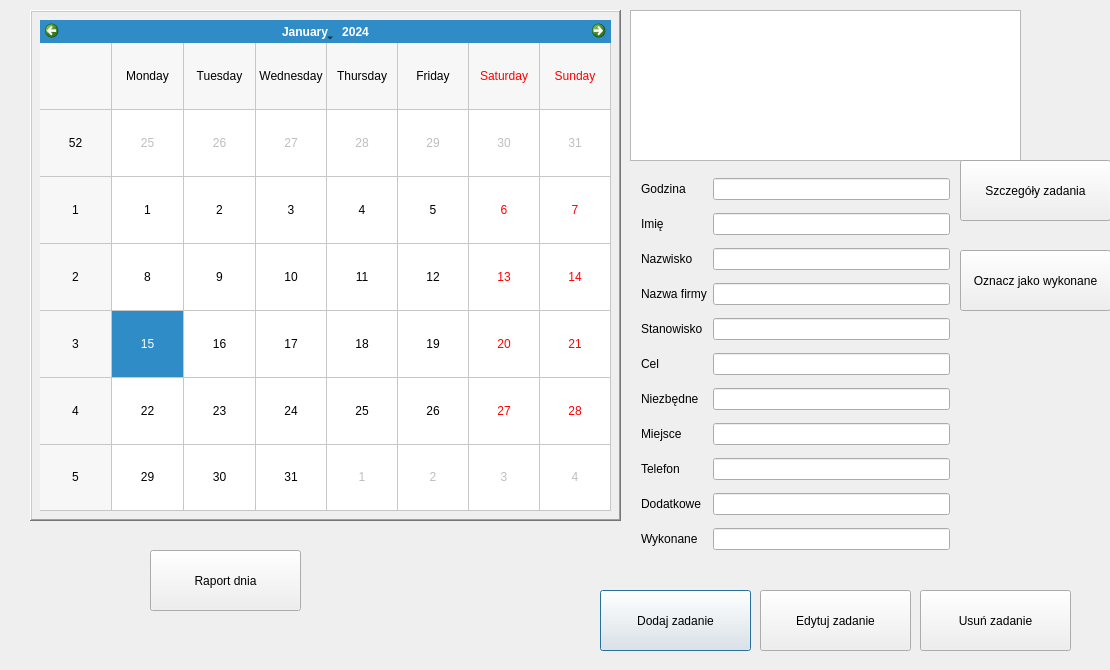
<?xml version="1.0" encoding="UTF-8"?>
<ui version="4.0">
 <class>kalendarz</class>
 <widget class="QDialog" name="kalendarz">
  <property name="windowModality">
   <enum>Qt::NonModal</enum>
  </property>
  <property name="geometry">
   <rect>
    <x>0</x>
    <y>0</y>
    <width>1110</width>
    <height>670</height>
   </rect>
  </property>
  <property name="windowTitle">
   <string>kalendarz</string>
  </property>
  <property name="modal">
   <bool>true</bool>
  </property>
  <widget class="QFrame" name="frame">
   <property name="geometry">
    <rect>
     <x>30</x>
     <y>10</y>
     <width>591</width>
     <height>511</height>
    </rect>
   </property>
   <property name="frameShape">
    <enum>QFrame::WinPanel</enum>
   </property>
   <property name="frameShadow">
    <enum>QFrame::Raised</enum>
   </property>
   <property name="lineWidth">
    <number>1</number>
   </property>
   <widget class="QCalendarWidget" name="calendarWidget">
    <property name="geometry">
     <rect>
      <x>10</x>
      <y>10</y>
      <width>571</width>
      <height>491</height>
     </rect>
    </property>
    <property name="gridVisible">
     <bool>true</bool>
    </property>
    <property name="horizontalHeaderFormat">
     <enum>QCalendarWidget::LongDayNames</enum>
    </property>
    <property name="navigationBarVisible">
     <bool>true</bool>
    </property>
   </widget>
  </widget>
  <widget class="QListWidget" name="listWidget">
   <property name="geometry">
    <rect>
     <x>630</x>
     <y>10</y>
     <width>391</width>
     <height>151</height>
    </rect>
   </property>
  </widget>
  <widget class="QPushButton" name="pushButton">
   <property name="geometry">
    <rect>
     <x>600</x>
     <y>590</y>
     <width>151</width>
     <height>61</height>
    </rect>
   </property>
   <property name="text">
    <string>Dodaj zadanie</string>
   </property>
  </widget>
  <widget class="QPushButton" name="pushButton_2">
   <property name="geometry">
    <rect>
     <x>920</x>
     <y>590</y>
     <width>151</width>
     <height>61</height>
    </rect>
   </property>
   <property name="text">
    <string>Usuń zadanie</string>
   </property>
  </widget>
  <widget class="QPushButton" name="pushButton_3">
   <property name="geometry">
    <rect>
     <x>760</x>
     <y>590</y>
     <width>151</width>
     <height>61</height>
    </rect>
   </property>
   <property name="text">
    <string>Edytuj zadanie</string>
   </property>
  </widget>
  <widget class="QWidget" name="gridLayoutWidget">
   <property name="geometry">
    <rect>
     <x>630</x>
     <y>160</y>
     <width>331</width>
     <height>410</height>
    </rect>
   </property>
   <layout class="QGridLayout" name="gridLayout_2">
    <item row="10" column="1">
     <widget class="QLineEdit" name="lineEdit_21">
      <property name="text">
       <string/>
      </property>
     </widget>
    </item>
    <item row="7" column="0">
     <widget class="QLabel" name="label_16">
      <property name="text">
       <string>Miejsce</string>
      </property>
     </widget>
    </item>
    <item row="0" column="0">
     <widget class="QLabel" name="label_19">
      <property name="text">
       <string>Godzina</string>
      </property>
     </widget>
    </item>
    <item row="5" column="0">
     <widget class="QLabel" name="label_14">
      <property name="text">
       <string>Cel</string>
      </property>
     </widget>
    </item>
    <item row="5" column="1">
     <widget class="QLineEdit" name="lineEdit_14">
      <property name="text">
       <string/>
      </property>
     </widget>
    </item>
    <item row="8" column="0">
     <widget class="QLabel" name="label_15">
      <property name="text">
       <string>Telefon</string>
      </property>
     </widget>
    </item>
    <item row="3" column="0">
     <widget class="QLabel" name="label_17">
      <property name="text">
       <string>Nazwa firmy</string>
      </property>
     </widget>
    </item>
    <item row="9" column="0">
     <widget class="QLabel" name="label_13">
      <property name="text">
       <string>Dodatkowe</string>
      </property>
     </widget>
    </item>
    <item row="6" column="0">
     <widget class="QLabel" name="label_18">
      <property name="text">
       <string>Niezbędne</string>
      </property>
     </widget>
    </item>
    <item row="2" column="1">
     <widget class="QLineEdit" name="lineEdit_12">
      <property name="text">
       <string/>
      </property>
     </widget>
    </item>
    <item row="4" column="1">
     <widget class="QLineEdit" name="lineEdit_15">
      <property name="text">
       <string/>
      </property>
     </widget>
    </item>
    <item row="8" column="1">
     <widget class="QLineEdit" name="lineEdit_19">
      <property name="text">
       <string/>
      </property>
     </widget>
    </item>
    <item row="7" column="1">
     <widget class="QLineEdit" name="lineEdit_16">
      <property name="text">
       <string/>
      </property>
     </widget>
    </item>
    <item row="9" column="1">
     <widget class="QLineEdit" name="lineEdit_17">
      <property name="text">
       <string/>
      </property>
     </widget>
    </item>
    <item row="1" column="1">
     <widget class="QLineEdit" name="lineEdit_2">
      <property name="text">
       <string/>
      </property>
     </widget>
    </item>
    <item row="6" column="1">
     <widget class="QLineEdit" name="lineEdit_18">
      <property name="text">
       <string/>
      </property>
     </widget>
    </item>
    <item row="3" column="1">
     <widget class="QLineEdit" name="lineEdit_13">
      <property name="text">
       <string/>
      </property>
     </widget>
    </item>
    <item row="2" column="0">
     <widget class="QLabel" name="label_21">
      <property name="text">
       <string>Nazwisko</string>
      </property>
     </widget>
    </item>
    <item row="1" column="0">
     <widget class="QLabel" name="label_20">
      <property name="text">
       <string>Imię</string>
      </property>
     </widget>
    </item>
    <item row="10" column="0">
     <widget class="QLabel" name="label_24">
      <property name="text">
       <string>Wykonane</string>
      </property>
     </widget>
    </item>
    <item row="0" column="1">
     <widget class="QLineEdit" name="lineEdit_1">
      <property name="text">
       <string/>
      </property>
     </widget>
    </item>
    <item row="4" column="0">
     <widget class="QLabel" name="label_23">
      <property name="text">
       <string>Stanowisko</string>
      </property>
     </widget>
    </item>
   </layout>
  </widget>
  <widget class="QPushButton" name="pushButton_4">
   <property name="geometry">
    <rect>
     <x>960</x>
     <y>160</y>
     <width>151</width>
     <height>61</height>
    </rect>
   </property>
   <property name="text">
    <string>Szczegóły zadania</string>
   </property>
  </widget>
  <widget class="QPushButton" name="pushButton_5">
   <property name="geometry">
    <rect>
     <x>960</x>
     <y>250</y>
     <width>151</width>
     <height>61</height>
    </rect>
   </property>
   <property name="text">
    <string>Oznacz jako wykonane</string>
   </property>
  </widget>
  <widget class="QPushButton" name="pushButton_6">
   <property name="geometry">
    <rect>
     <x>150</x>
     <y>550</y>
     <width>151</width>
     <height>61</height>
    </rect>
   </property>
   <property name="text">
    <string>Raport dnia</string>
   </property>
  </widget>
 </widget>
 <layoutdefault spacing="6" margin="11"/>
 <tabstops>
  <tabstop>listWidget</tabstop>
  <tabstop>pushButton_4</tabstop>
  <tabstop>pushButton_2</tabstop>
  <tabstop>pushButton_3</tabstop>
  <tabstop>pushButton</tabstop>
  <tabstop>pushButton_5</tabstop>
  <tabstop>pushButton_6</tabstop>
  <tabstop>calendarWidget</tabstop>
  <tabstop>lineEdit_21</tabstop>
  <tabstop>lineEdit_14</tabstop>
  <tabstop>lineEdit_12</tabstop>
  <tabstop>lineEdit_15</tabstop>
  <tabstop>lineEdit_19</tabstop>
  <tabstop>lineEdit_16</tabstop>
  <tabstop>lineEdit_17</tabstop>
  <tabstop>lineEdit_2</tabstop>
  <tabstop>lineEdit_18</tabstop>
  <tabstop>lineEdit_13</tabstop>
  <tabstop>lineEdit_1</tabstop>
 </tabstops>
 <resources/>
 <connections/>
</ui>
